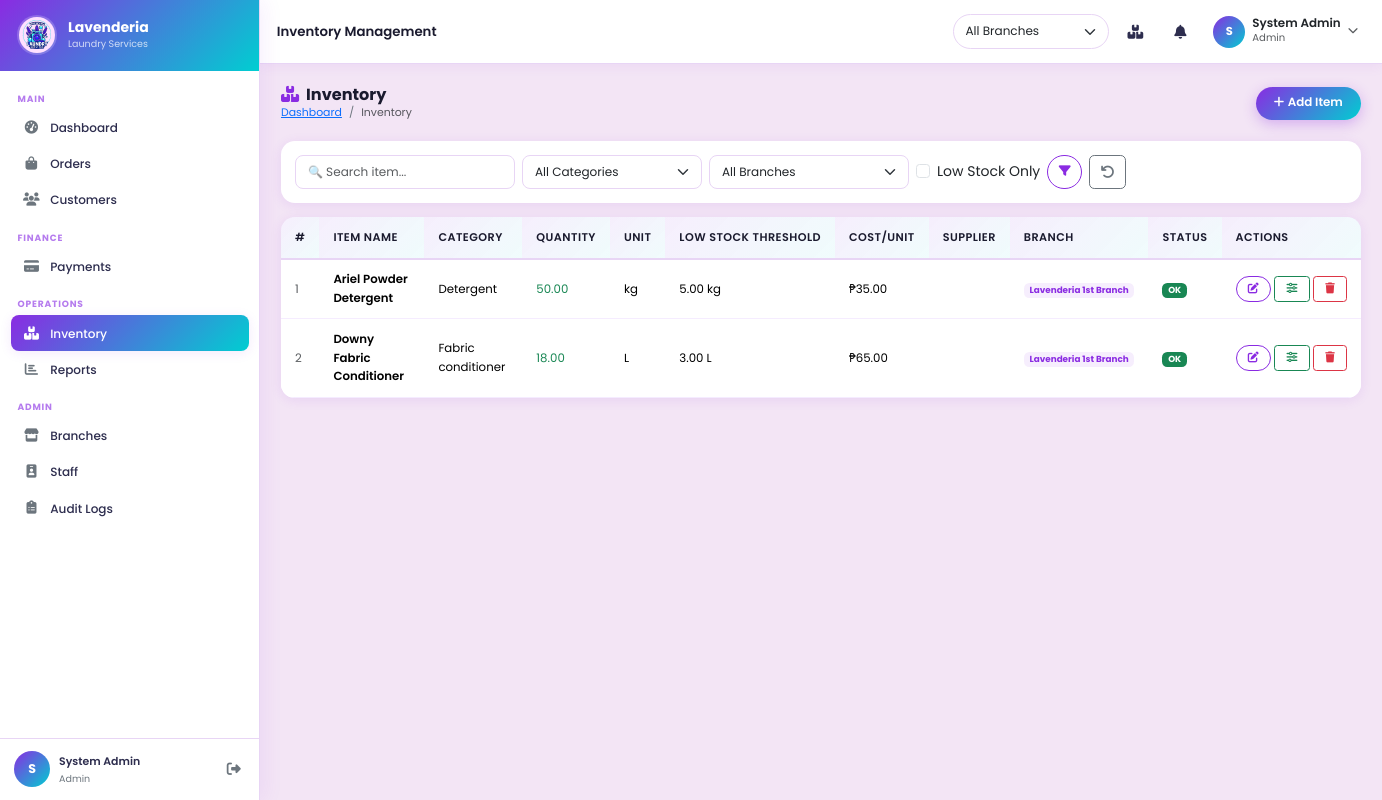
Page /modules/inventory/index.php (signed in) on the committed database.
### tables this page shows
CREATE TABLE `inventory` (
  `id` int(11) NOT NULL,
  `branch_id` int(11) NOT NULL,
  `item_name` varchar(120) NOT NULL,
  `category` enum('detergent','fabric_conditioner','packaging','other') NOT NULL,
  `quantity` decimal(10,2) NOT NULL DEFAULT 0.00,
  `unit` varchar(25) NOT NULL DEFAULT 'pcs',
  `low_stock_threshold` decimal(10,2) DEFAULT 10.00,
  `cost_per_unit` decimal(10,2) DEFAULT 0.00,
  `supplier` varchar(120) DEFAULT NULL,
  `notes` text DEFAULT NULL,
  `created_at` timestamp NOT NULL DEFAULT current_timestamp(),
  `updated_at` timestamp NOT NULL DEFAULT current_timestamp() ON UPDATE current_timestamp()
);

CREATE TABLE `branches` (
  `id` int(11) NOT NULL,
  `name` varchar(120) NOT NULL,
  `location` varchar(255) NOT NULL,
  `contact` varchar(25) DEFAULT NULL,
  `email` varchar(120) DEFAULT NULL,
  `manager_name` varchar(120) DEFAULT NULL,
  `status` enum('active','inactive') DEFAULT 'active',
  `created_at` timestamp NOT NULL DEFAULT current_timestamp(),
  `updated_at` timestamp NOT NULL DEFAULT current_timestamp() ON UPDATE current_timestamp()
);

### config/functions.php (called while the page is built, shortened)
<?php
function e(string $val): string
{
    return htmlspecialchars($val, ENT_QUOTES | ENT_SUBSTITUTE, 'UTF-8');
}
function formatCurrency(float $amount): string
{
    return '₱' . number_format($amount, 2);
}
function branchFilter(string $alias = ''): string
{
    $col = $alias ? "$alias.branch_id" : 'branch_id';
    if (in_array($_SESSION['role'] ?? '', ['owner', 'admin'], true)) return '1=1';
    return "$col = " . (int) ($_SESSION['branch_id'] ?? 0);
}

### modules/inventory/index.php (the view, shortened to what this page needs)
<?php
require_once '../../config/database.php';
require_once '../../config/functions.php';
$bf       = branchFilter('i');
$filter_low    = isset($_GET['low_stock']);
$search        = trim($_GET['q']    ?? '');
$whereArr = ["$bf"];
$items = $conn->query("
    SELECT i.*, b.name AS branch_name
    FROM inventory i JOIN branches b ON b.id = i.branch_id
    WHERE " . implode(' AND ', $whereArr) . "
    ORDER BY i.branch_id, i.item_name
")->fetch_all(MYSQLI_ASSOC);
require_once '../../includes/head.php';
?>
<div class="app-layout">
<?php require_once '../../includes/sidebar.php'; ?>
<div class="main-content">
<?php require_once '../../includes/navbar.php'; ?>
<div class="page-content">
  <div class="page-header">
    <div>
      <h4><i class="fas fa-boxes-stacked text-purple me-2"></i>Inventory</h4>
      <nav><ol class="breadcrumb">
        <li class="breadcrumb-item"><a href="../dashboard/index.php">Dashboard</a></li>
        <li class="breadcrumb-item active">Inventory</li>
      </ol></nav>
    </div>
    <button class="btn btn-primary-grad" data-bs-toggle="modal" data-bs-target="#invModal">
      <i class="fas fa-plus me-1"></i>Add Item
    </button>
  </div>
  <form method="GET" class="card mb-3">
    <div class="card-body d-flex flex-wrap gap-2">
      <input type="text" name="q" class="form-control" placeholder="🔍 Search item..." value="<?= e($search) ?>" style="max-width:220px">
      <select name="cat" class="form-select" style="max-width:180px">
        <option value="">All Categories</option>
      </select>
      <?php if (in_array($_SESSION['role'],['owner','admin'],true)): ?>
      <select name="branch_id" class="form-select" style="max-width:200px">
        <option value="0">All Branches</option>
      </select>
      <?php endif; ?>
      <div class="form-check align-self-center">
        <input class="form-check-input" type="checkbox" name="low_stock" id="cbLow" <?= $filter_low?'checked':'' ?>>
        <label class="form-check-label" for="cbLow">Low Stock Only</label>
      </div>
      <button type="submit" class="btn btn-outline-primary"><i class="fas fa-filter"></i></button>
      <a href="?" class="btn btn-outline-secondary"><i class="fas fa-undo"></i></a>
    </div>
  </form>
  <div class="card table-card">
    <div class="table-responsive">
      <table class="table mb-0" id="mainTable">
        <thead>
          <tr>
            <th>#</th>
            <th>Item Name</th>
            <th>Category</th>
            <th>Quantity</th>
            <th>Unit</th>
            <th>Low Stock Threshold</th>
            <th>Cost/Unit</th>
            <th>Supplier</th>
            <th>Branch</th>
            <th>Status</th>
            <th>Actions</th>
          </tr>
        </thead>
        <tbody>
          <?php if (empty($items)): ?>
            <tr><td colspan="11" class="text-center text-muted py-5">
              <i class="fas fa-boxes-stacked fa-2x d-block mb-2 opacity-25"></i>No inventory items found.
            </td></tr>
          <?php else: foreach ($items as $i => $item): ?>
          <?php $isLow = $item['quantity'] <= $item['low_stock_threshold']; ?>
          <tr class="<?= $isLow ? 'table-warning' : '' ?>">
            <td class="text-muted small"><?= $i + 1 ?></td>
            <td class="fw-600"><?= e($item['item_name']) ?></td>
            <td><?= ucfirst(str_replace('_', ' ', $item['category'])) ?></td>
            <td>
              <span class="fw-700 <?= $isLow ? 'text-danger' : 'text-success' ?>">
                <?= $item['quantity'] ?>
              </span>
            </td>
            <td><?= e($item['unit']) ?></td>
            <td><?= $item['low_stock_threshold'] . ' ' . e($item['unit']) ?></td>
            <td><?= formatCurrency($item['cost_per_unit']) ?></td>
            <td><?= e($item['supplier'] ?? '—') ?></td>
            <td><span class="badge bg-purple-soft text-purple"><?= e($item['branch_name']) ?></span></td>
            <td>
              <?php if ($isLow): ?>
                <span class="badge bg-danger"><i class="fas fa-exclamation me-1"></i>Low Stock</span>
              <?php else: ?>
                <span class="badge bg-success">OK</span>
              <?php endif; ?>
            </td>
            <td>
              <div class="d-flex gap-1">
                <button class="btn btn-sm btn-outline-primary"
                        onclick='editInvItem(<?= json_encode($item) ?>)'
                        data-bs-toggle="modal" data-bs-target="#invModal"
                        title="Edit"><i class="fas fa-edit"></i></button>
                <button class="btn btn-sm btn-outline-success"
                        onclick='adjustInvItem(<?= $item['id'] ?>, "<?= e($item['item_name']) ?>", <?= $item['quantity'] ?>, "<?= e($item['unit']) ?>")'
                        data-bs-toggle="modal" data-bs-target="#adjModal"
                        title="Adjust"><i class="fas fa-sliders"></i></button>
                <a href="?action=delete&id=<?= $item['id'] ?>" class="btn btn-sm btn-outline-danger"
                   onclick="return confirm('Delete this item?')"
                   title="Delete"><i class="fas fa-trash"></i></a>
              </div>
            </td>
          </tr>
          <?php endforeach; endif; ?>
        </tbody>
      </table>
    </div>
  </div>
</div>
<?php require_once '../../includes/footer.php'; ?>

### assets/css/style.css (style rules this page uses)
:root { --primary: #8A2BE2; --primary-d: #6A0DAD; --primary-light: #B57BEE; --secondary: #00CED1; --sec-light: #40E0D0; --bg: #F3E5F5; --bg-card: #FFFFFF; --dark: #1A1A2E; --text: #2D2D4E; --muted: #6c757d; --border: #E8D5F5; --gradient: linear-gradient(135deg, #8A2BE2 0%, #00CED1 100%); --gradient-d: linear-gradient(135deg, #6A0DAD 0%, #00A8B0 100%); --shadow-sm: 0 2px 12px rgba(138,43,226,.10); --shadow-md: 0 6px 24px rgba(138,43,226,.16); --shadow-lg: 0 12px 40px rgba(138,43,226,.22); --sidebar-w: 260px; --navbar-h: 64px; --radius: 14px; --radius-sm: 8px; font-size: 14px; }
*, *::before, *::after { box-sizing: border-box; }
body { font-family: 'Poppins', 'Segoe UI', sans-serif; background: var(--bg); color: var(--text); margin: 0; padding: 0; line-height: 1.6; }
.app-layout { display: flex; min-height: 100vh; }
.main-content { margin-left: var(--sidebar-w); flex: 1; display: flex; flex-direction: column; min-height: 100vh; transition: margin-left .28s ease; }
.page-content { padding: 1.5rem; flex: 1; }
.page-header { display: flex; align-items: center; justify-content: space-between; margin-bottom: 1.4rem; flex-wrap: wrap; gap: .5rem; }
.page-header h4 { font-weight: 700; color: var(--dark); margin: 0; font-size: 1.15rem; }
.page-header .breadcrumb { font-size: .78rem; margin: 0; --bs-breadcrumb-divider-color: var(--muted); }
.card { border: none; border-radius: var(--radius); box-shadow: var(--shadow-sm); background: var(--bg-card); transition: box-shadow .2s; }
.btn-primary-grad { background: var(--gradient); border: none; color: #fff; border-radius: 50px; padding: .55rem 1.3rem; font-weight: 600; font-size: .85rem; transition: opacity .18s, box-shadow .18s; box-shadow: 0 4px 14px rgba(138,43,226,.3); }
.btn-outline-primary { border-color: var(--primary); color: var(--primary); border-radius: 50px; font-size: .85rem; }
.btn-sm { padding: .3rem .8rem; font-size: .78rem; }
.table-card { border-radius: var(--radius); overflow: hidden; box-shadow: var(--shadow-sm); }
.table thead th { background: linear-gradient(135deg, rgba(138,43,226,.08), rgba(0,206,209,.06)); color: var(--dark); font-weight: 600; font-size: .8rem; text-transform: uppercase; letter-spacing: .04em; border-bottom: 2px solid var(--border); padding: .8rem 1rem; white-space: nowrap; }
.table tbody td { padding: .75rem 1rem; vertical-align: middle; font-size: .84rem; border-color: #F5ECFF; }
.form-control, .form-select { border-radius: var(--radius-sm); border-color: var(--border); font-size: .86rem; padding: .5rem .85rem; }
.text-purple { color: var(--primary) !important; }
.bg-purple-soft { background: rgba(138,43,226,.08); }
.fw-600 { font-weight: 600; }
.card, .stat-card { animation: fadeInUp .35s ease forwards; }

### rows in the picture
inventory: item_name "Ariel Powder Detergent", category "Detergent", quantity "50.00", unit "kg", low_stock_threshold "5.00", cost_per_unit "₱35.00", branch.name "Lavenderia 1st Branch", shows "OK"
inventory: item_name "Downy Fabric Conditioner", category "Fabric conditioner", quantity "18.00", unit "L", low_stock_threshold "3.00", cost_per_unit "₱65.00", branch.name "Lavenderia 1st Branch", shows "OK"

### other values in the picture
substr($_SESSION['full_name'] ?? 'U', 0, 1) "S"
$_SESSION['full_name'] "System Admin"
$role "Admin"
$navTitle "Inventory Management"
